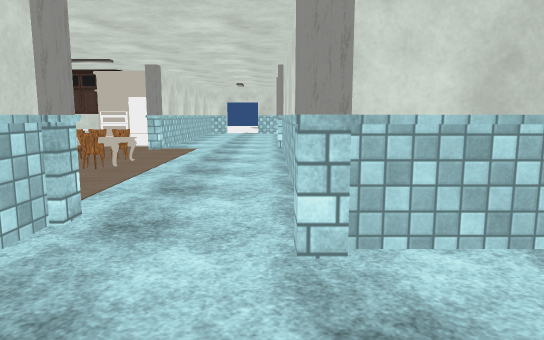
view 1 (above)

19 first-person views from a walk through a 3-D level made in the Unity game engine. The camera is 1.4 m above the floor, tilts 8° down and sees 70° across. The floor is counted in squares, 1 m on a side. Each view is taken from the middle of a square. On the plan, view 1 faces up. The plan holds only what a view shows up to about 16 squares ahead; the rest is blank. The place goes on beyond the plan. Door leaves are left out, so doorways stand open. Some surface patterns are stand-ins.

view 2
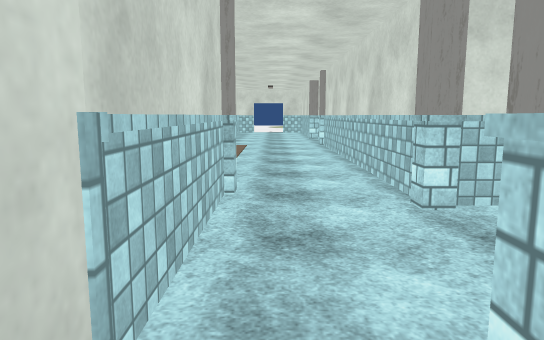

view 3
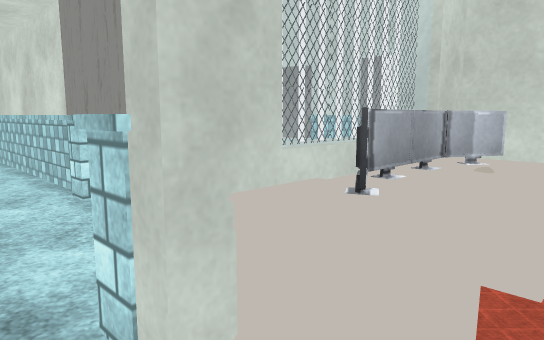

view 4
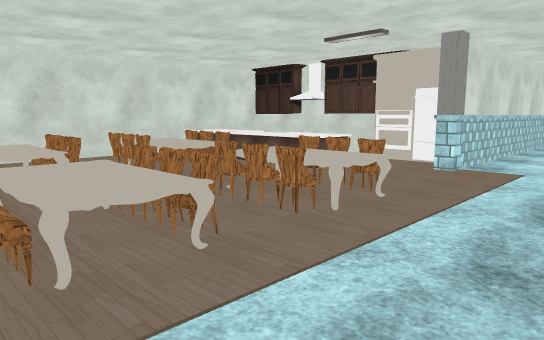

view 5
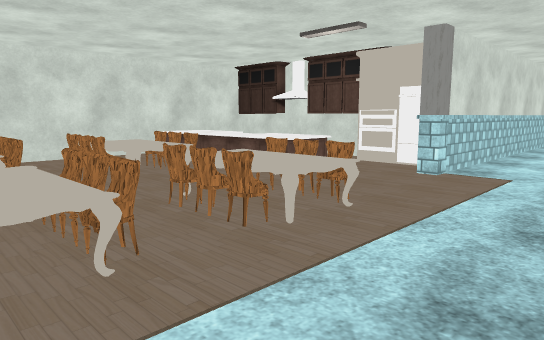

view 6
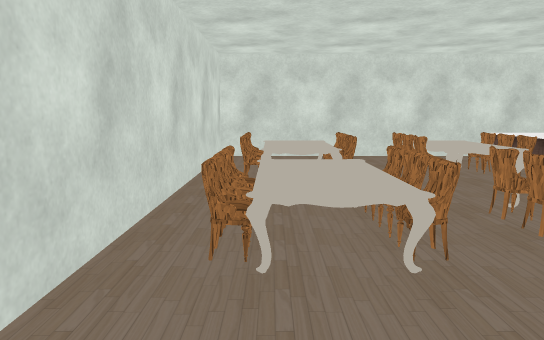

view 7
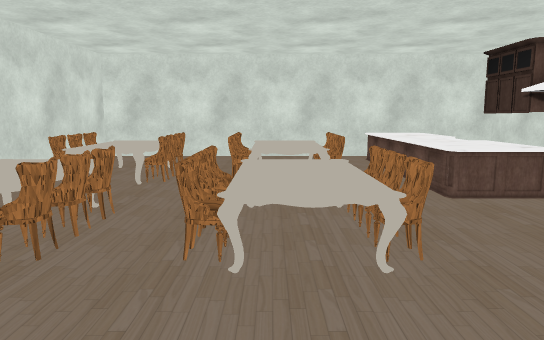

view 8
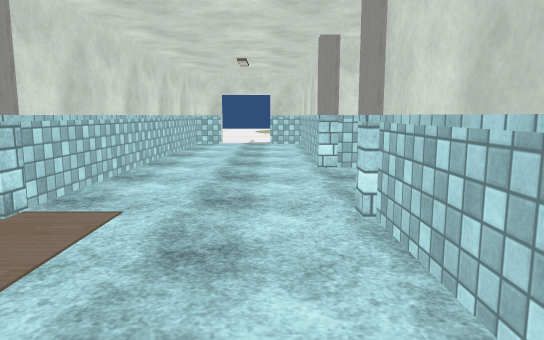

view 9
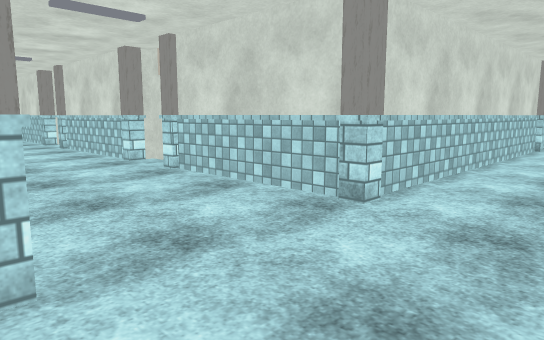

view 10
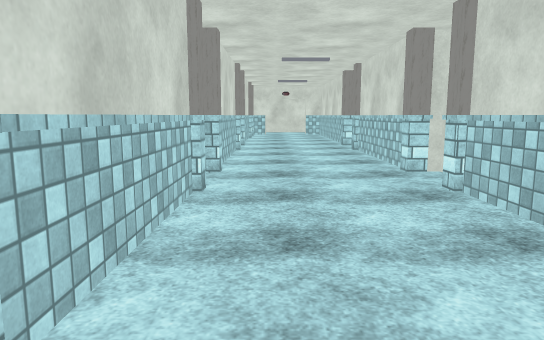

view 11
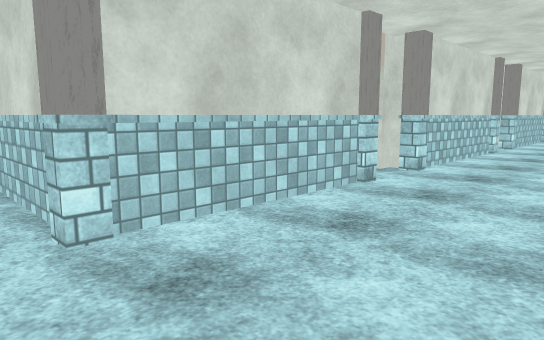

view 12
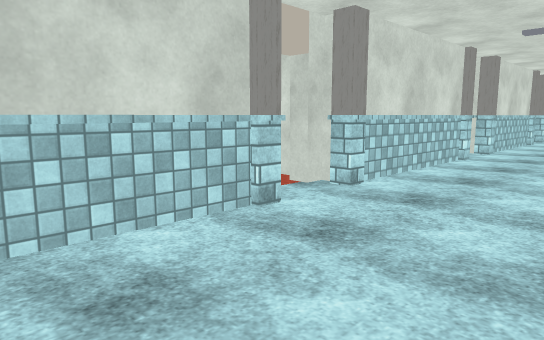

view 13
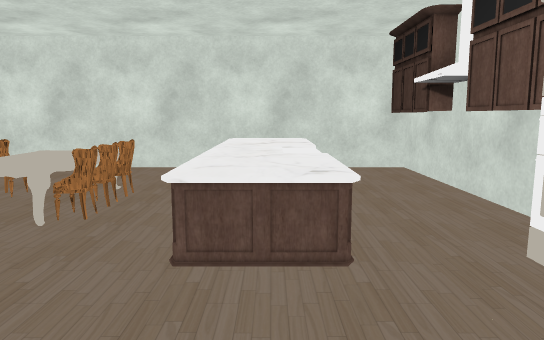

view 14
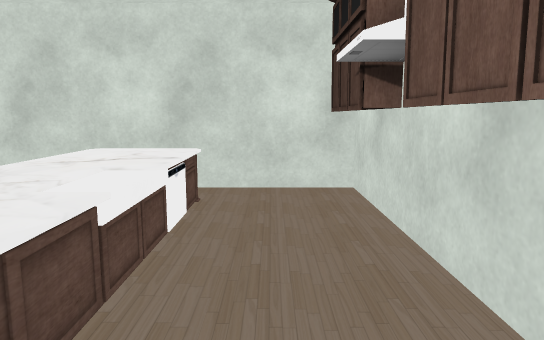

view 15
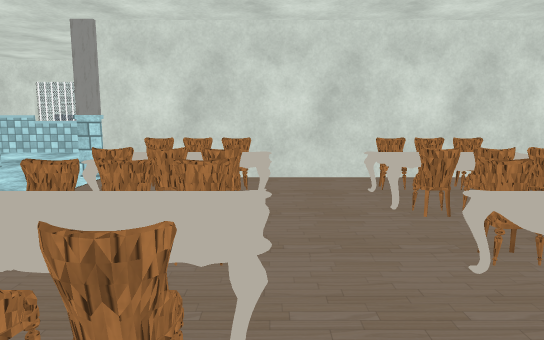

view 16
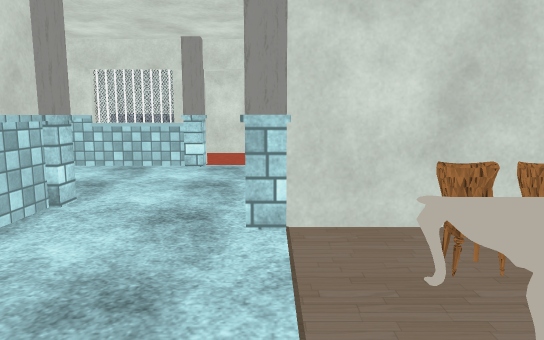

view 17
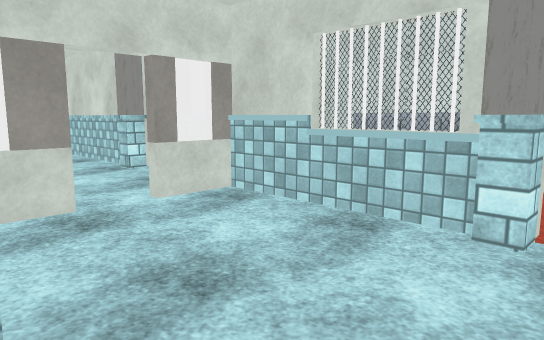

view 18
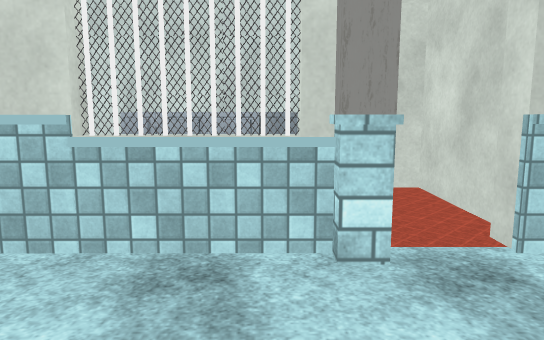

view 19
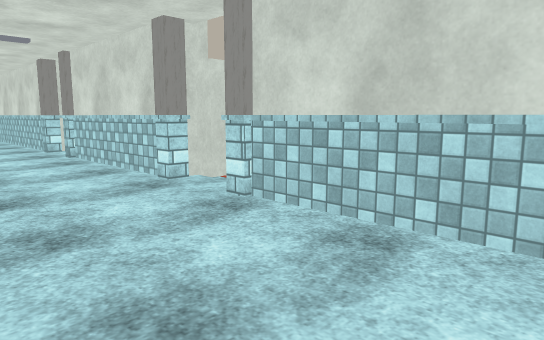

### Floor plan
Key: @ floor where view 1 was taken; # wall or solid block; . floor; D open door; = window, fence, low wall or low ledge; ^ raised ledge; P pillar; C chair; W white cylinder; M monitor; F fridge; O other object.
Columns run from 15 left of view 1 to 16 right of it. Each row starts with its distance up from view 1.
 24           #.....#
 23           #.....##    ####
 22           #....PP####PDDP#####P
 21           #....P.....P..P.....P.
 20           #.....................
 19 ########  #....................
 18 #OOO.OOOF##.....................
 17 #.........#....P.....P..P.....P.
 16 #.OOOOOO..P....P#####PDDP#####P
 15 #.OOOOOO.......##     ##
 14 #.OOOOOO.......##
 13 #..............##
 12 #...CCC.^CC^...##
 11 #...^^^.^^^^...#
 10 #...CCC..CC....#
  9 #...CCC..CC....##
  8 #...^^^.^^^^...##
  7 #...CC^.^^C^...##
  6 #...CCC..CC....##
  5 ############P..##
  4            ##..P####
  3             #......#
  2             #......D
  1             #......D
  0             #DD@...=
 -1             #DPWWWO##
 -2             #.^MMM#
 -3             #..M. #

Positions as (right, up) in squares from view 1, and headings:
1: (0, 0), facing up
2: (-2, -2), facing up
3: (-2, -3), facing up-right
4: (-1, 6), facing up-left
5: (-1, 7), facing up-left
6: (-1, 7), facing left
7: (-1, 11), facing left
8: (-1, 11), facing up
9: (-3, 22), facing down-right
10: (-1, 20), facing right
11: (-1, 17), facing up-right
12: (2, 17), facing up-right
13: (-4, 15), facing left
14: (-7, 17), facing left
15: (-7, 14), facing down
16: (-3, 10), facing down
17: (-2, 4), facing down-right
18: (0, 3), facing down
19: (1, 21), facing down-right
